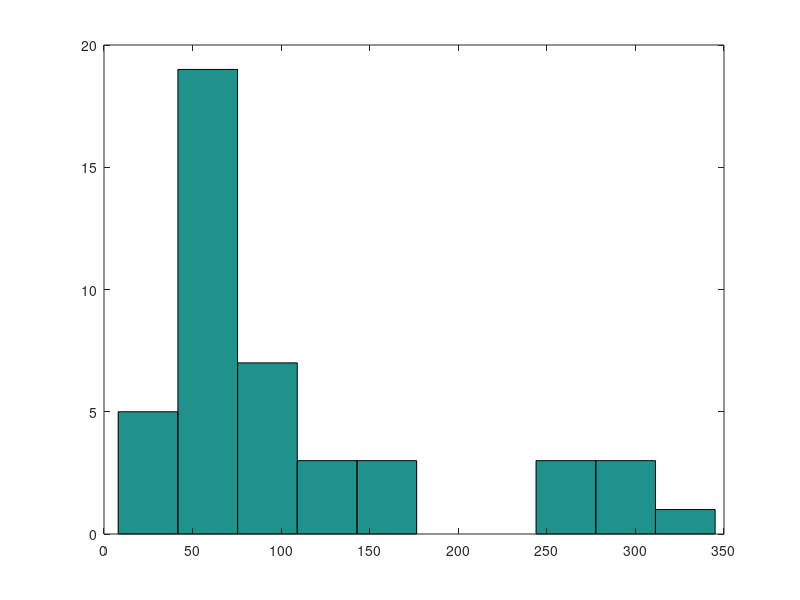

This figure's MATLAB source:
A = [39 47 44 55 128 104 175 56 103 92 79 52 48 35 279 244 8 53 292 53 62 101 33 260 44 54 48 52 250 167 45 92 52 345 55 287 133 167 124 33 84 55 52 55];

hist(A);
